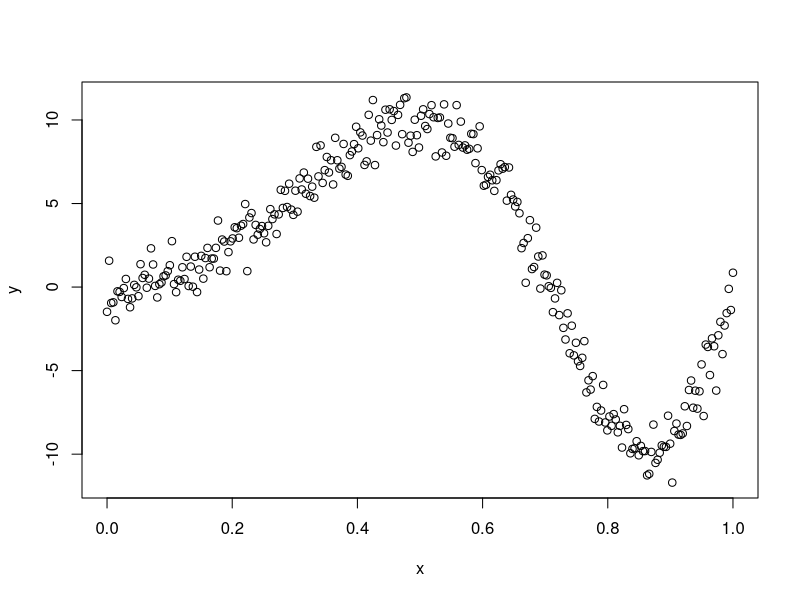
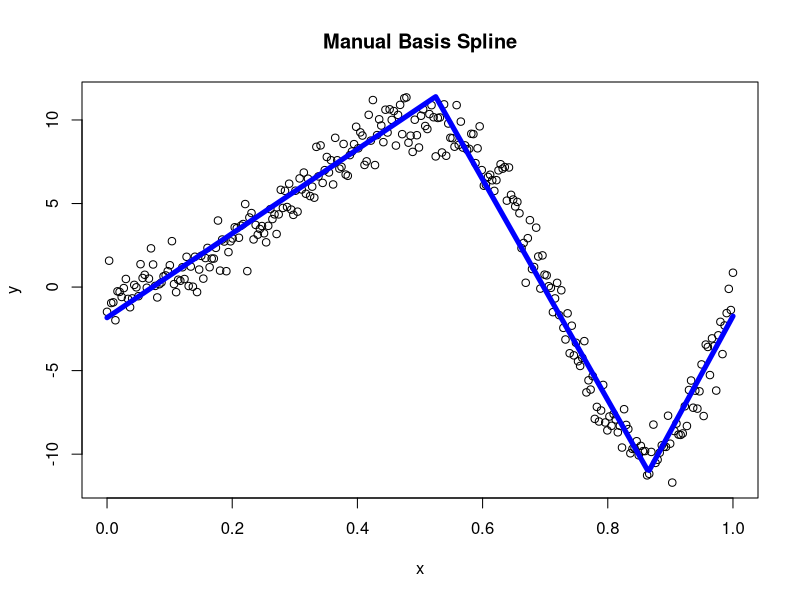
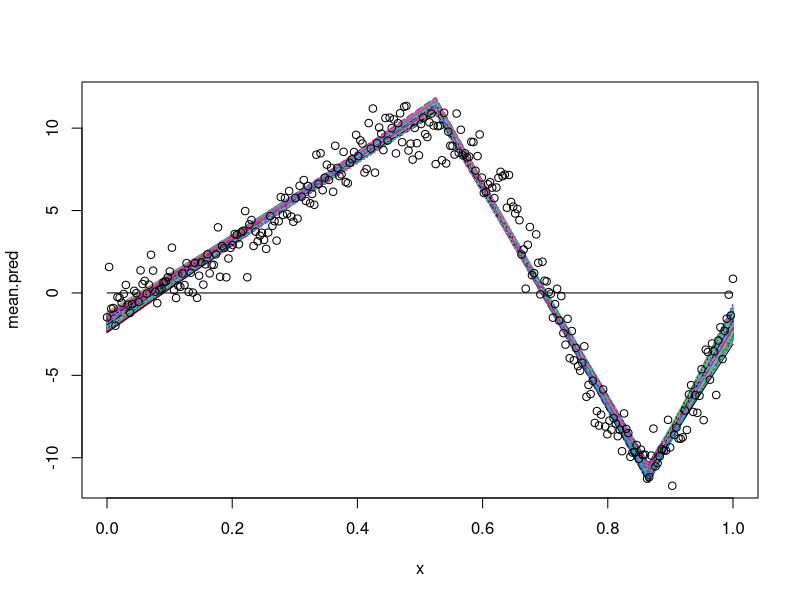
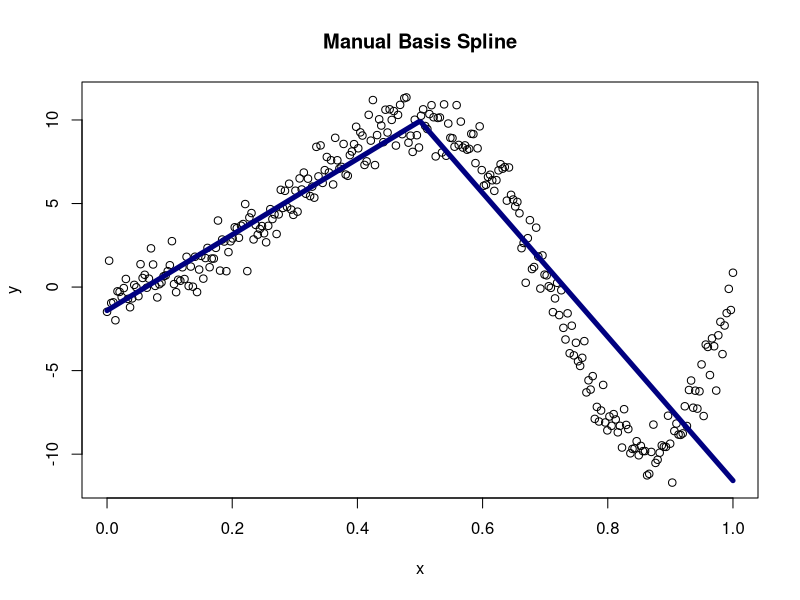
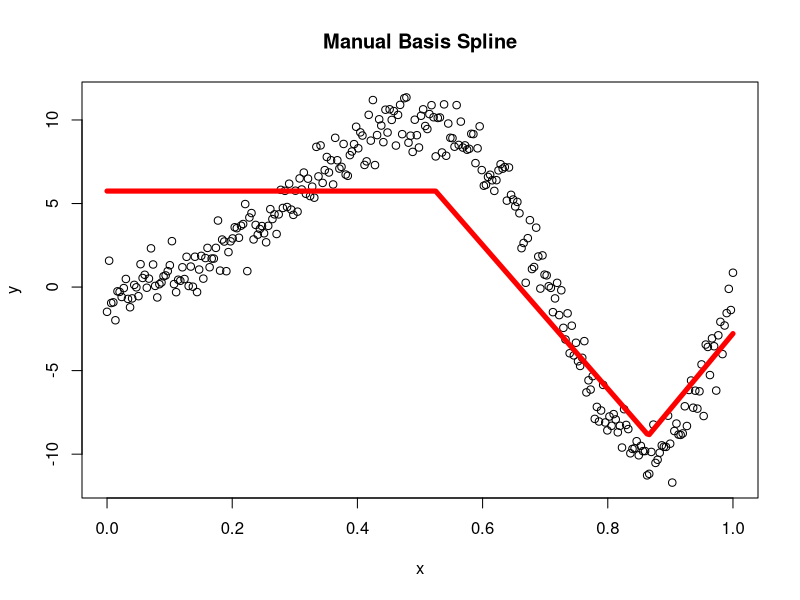
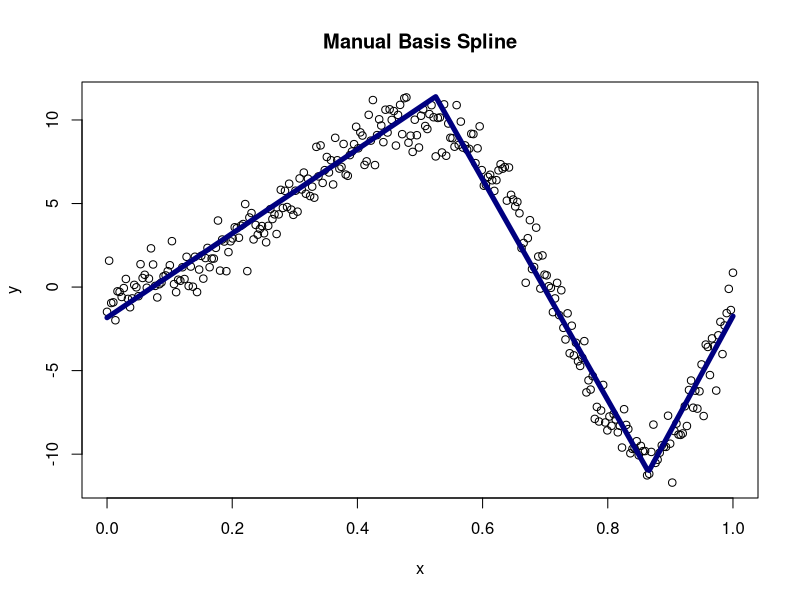
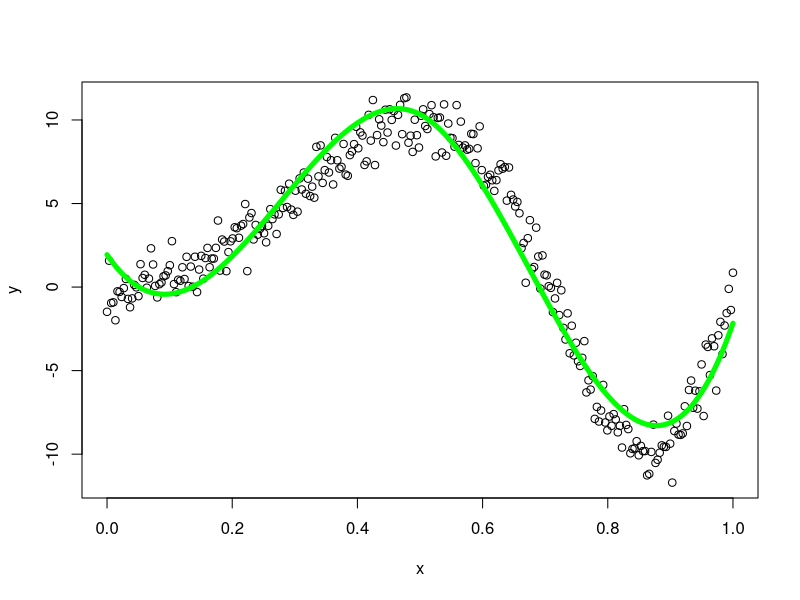
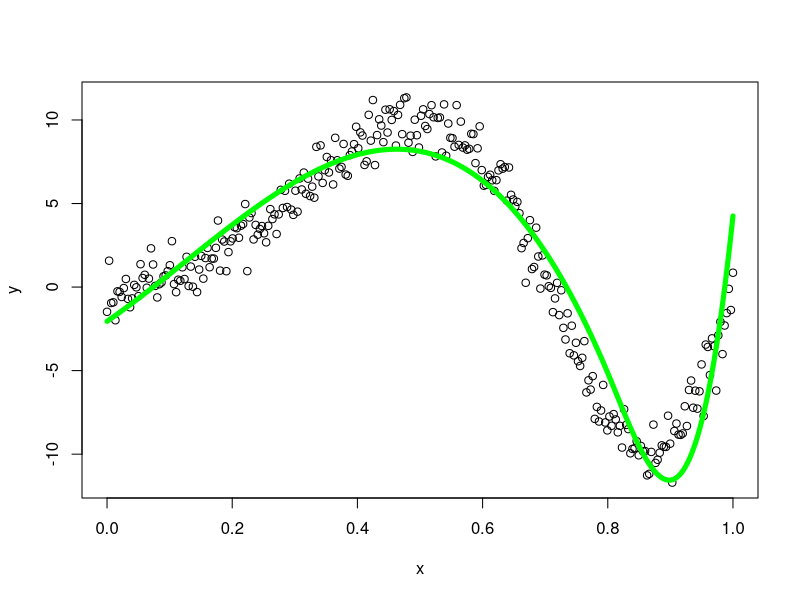

The R source for these figures, in order:
## ---- chunk 1
knitr::opts_chunk$set(echo = TRUE)
## ---- chunk 2
set.seed(12)
n<-300
x<-seq(0,1,length.out=n)
y<-sin(2*pi*x^2)*10+rnorm(n)
plot(x,y)
## ---- chunk 3
generate_spline <- function(tvec, y, x, nknot = length(tvec)) {
  s <- sample(c(1), nknot, replace = TRUE)
  Bmat <- matrix(NA, nknot, length(x))
  hs <- Bmat
  
  for(i in 1:nknot) {
    for(j in 1:length(x)) {
      Bmat[i,j] <- max(s[i] * (x[j] - tvec[i]), 0)
    } #creating basis functions
  }
  
  mBmat <- t(Bmat)
  mod <- lm(y ~ mBmat) #use gibbs to sample coefs in bayes
  pred <- predict(mod)
  
  sq <- x
  for(ii in 1:nknot) {
    if(s[i] == 1) {
      hs[ii,] <- sq - tvec[ii]
      hs[ii,][sq < tvec[ii]] <- 0
    }
    else {
      hs[ii,] <- -1*(sq - tvec[ii])
      hs[ii,][sq < tvec[ii]] <- 0
    }
  } #setting x values
  
  plot(x,y, main = "Manual Basis Spline")
  lines(x, pred, type = "l", lwd = 5, col="blue1")
  summary(mod)
}

## ---- chunk 4
tv <- c(0, 0.525, 0.865) #vector of t-values
generate_spline(tv, y = y, x = x)
## ---- chunk 5
library(mvtnorm)

bayes_spline <- function(tvec, y, x, nknot = length(tvec)) {
  s <- sample(c(1), nknot, replace = TRUE)
  Bmat <- matrix(NA, nknot, length(x))
  hs <- Bmat
  
  for(i in 1:nknot) {
    for(j in 1:length(x)) {
      Bmat[i,j] <- max(s[i] * (x[j] - tvec[i]), 0)
    } #creating basis
  } #X Matrix
  
  X <- t(Bmat)
  X <- cbind(1, X)
  
  p_sig <- function(a = 0, b = 0, n = nrow(X), beta) {
    a_term <- a + (n/2)
    b_term <- 0.5 * (2*b + (t(y - (X %*% beta)) %*% (y - (X %*% beta)))) #y, X defined above
    1 / rgamma(1, shape = a_term, rate = b_term)
  }
  
  p_beta <- function(sig_sq, tau_sq = 1000, p = ncol(X)-1) {
    sig <- solve( (1/sig_sq) * (t(X) %*% X) + (1/tau_sq) * diag(p+1) )
    mu <- (1/sig_sq) * sig %*% t(X) %*% y
    rmvnorm(1, mean = mu, sigma = sig)
  }
  
  gibbs <- function(its) {
    mat_beta <- matrix(NA, its, ncol(X))
    mat_sig <- rep(NA, its)
    mat_sig[1] <- 0.01
    mat_beta[1,] <- rep(0, ncol(X))
    for(it in 2:its) {
      mat_beta[it,] <- p_beta(sig_sq = mat_sig[it-1])
      mat_sig[it] <- p_sig(beta = mat_beta[it,])
    }
    list(mat_beta, mat_sig)
  }

  its <- 3000
  a <- gibbs(its = its)
  mat_beta <- a[[1]] #beta values
  mat_sig <- a[[2]] #sig^2 values  
  
  list(mat_beta, mat_sig, X)
}

bayesian <- bayes_spline(c(0, 0.525, 0.865), y = y, x = x)
mat_beta <- bayesian[[1]]
mat_sig <- bayesian[[2]]
X <- bayesian[[3]]
burn <- 1:15
colMeans(mat_beta[-burn,]) #target: -1.83, 25.19, -91.23, 135.03
mean(mat_sig[-burn]) #target: 1.46
## ---- chunk 6
mean.pred <- X %*% t(mat_beta)
matplot(x, mean.pred, type = "l")
points(x,y)
## ---- chunk 7
# pred <- t(mean.pred) + rnorm(300*2985,sd=sqrt(mat_sig)) #mean: X %*% beta
# hist(X[100,] %*% t(mat_beta) + rnorm(2985,sd=sqrt(mat_sig))) #prediction
# matplot(x,t(pred), type='l', col='lightgrey')
# matplot(x,mean.pred, type='l', col='green', add=T)
# points(x,y)
## ---- chunk 8
t1 <- 0.5 #knot at 0.5
s <- 1
B1 <- rep(NA, length(x))

for(i in 1:length(x)) {
  B1[i] <- max(s * (x[i] - t1), 0)
}
mod <- lm(y ~ x + B1)
summary(mod)

cf <- mod$coefficients
sq <- x
hs <- sq - t1
hs[sq < t1] <- 0
yfit <- cf[1] + cf[2]*x + cf[3]*hs

plot(x,y, main = "Manual Basis Spline")
lines(x, yfit, type = "l", lwd = 5, col="navy")
## ---- chunk 9
t1 <- 0.525 
t2 <- 0.865 
s <- 1
B1 <- rep(NA, length(x))
B2 <- B1

for(i in 1:length(x)) {
  B1[i] <- max(s * (x[i] - t1), 0)
  B2[i] <- max(s * (x[i] - t2), 0)
}
mod <- lm(y ~ B1 + B2)

cf <- mod$coefficients
sq <- x
hs1 <- sq - t1
hs1[sq < t1] <- 0

hs2 <- sq - t2
hs2[sq < t2] <- 0

yfit <- cf[1] + cf[2]*x + cf[3]*hs1 + cf[4]*hs2
yfit2 <- predict(mod) #same thing 

plot(x,y, main = "Manual Basis Spline")
lines(x, yfit2, type = "l", lwd = 5, col="red")
## ---- chunk 10
t1 <- 0 #knot at 0.5
t2 <- 0.525 #another knot at 0.85
t3 <- 0.865
s <- 1
B1 <- rep(NA, length(x))
B3 <- B2 <- B1

for(i in 1:length(x)) {
  B1[i] <- max(s * (x[i] - t1), 0)
  B2[i] <- max(s * (x[i] - t2), 0)
  B3[i] <- max(s * (x[i] - t3), 0)
}
mod <- lm(y ~ B1 + B2 + B3)
summary(mod)

cf <- mod$coefficients
sq <- x

hs1 <- sq - t1
hs1[sq < t1] <- 0

hs2 <- sq - t2
hs2[sq < t2] <- 0

hs3 <- sq - t3
hs3[sq < t3] <- 0

yfit2 <- cf[1] + cf[2]*x + cf[3]*hs1 + cf[4]*hs2 + cf[5]*hs3
yfit <- predict(mod)
plot(x,y, main = "Manual Basis Spline")
lines(x, yfit, type = "l", lwd = 5, col="navy")
## ---- chunk 11
library(splines)
df <- data.frame(y, x)
m2 <- lm(y ~ bs(x, knots = 0.5), data = df)
pred <- predict(m2)

plot(x,y)
lines(x, pred, lwd = 5, col = "green")
## ---- chunk 12
m2 <- lm(y ~ bs(x, knots = 0.8), data = df)
pred <- predict(m2)

plot(x,y)
lines(x, pred, lwd = 5, col = "green")
## ---- chunk 13
m1 <- lm(y ~ bs(x, knots = c(0.525, 0.865)), data = df)
pred <- predict(m1)

plot(x,y)
lines(x, pred, lwd = 5, col = "blue")

## ---- chunk 14
m2 <- lm(y ~ bs(x, knots = seq(0.1,1,by=0.02)), data = df)
pred <- predict(m2)

plot(x,y)
lines(x, pred, lwd = 5, col = "green")
## ---- chunk 15
m3 <- lm(y ~ ns(x, knots = c(0.5, 0.82)), data = df)
pred <- predict(m3)

plot(x,y)
lines(x, pred, lwd = 5, col = "purple")

summary(m1)
